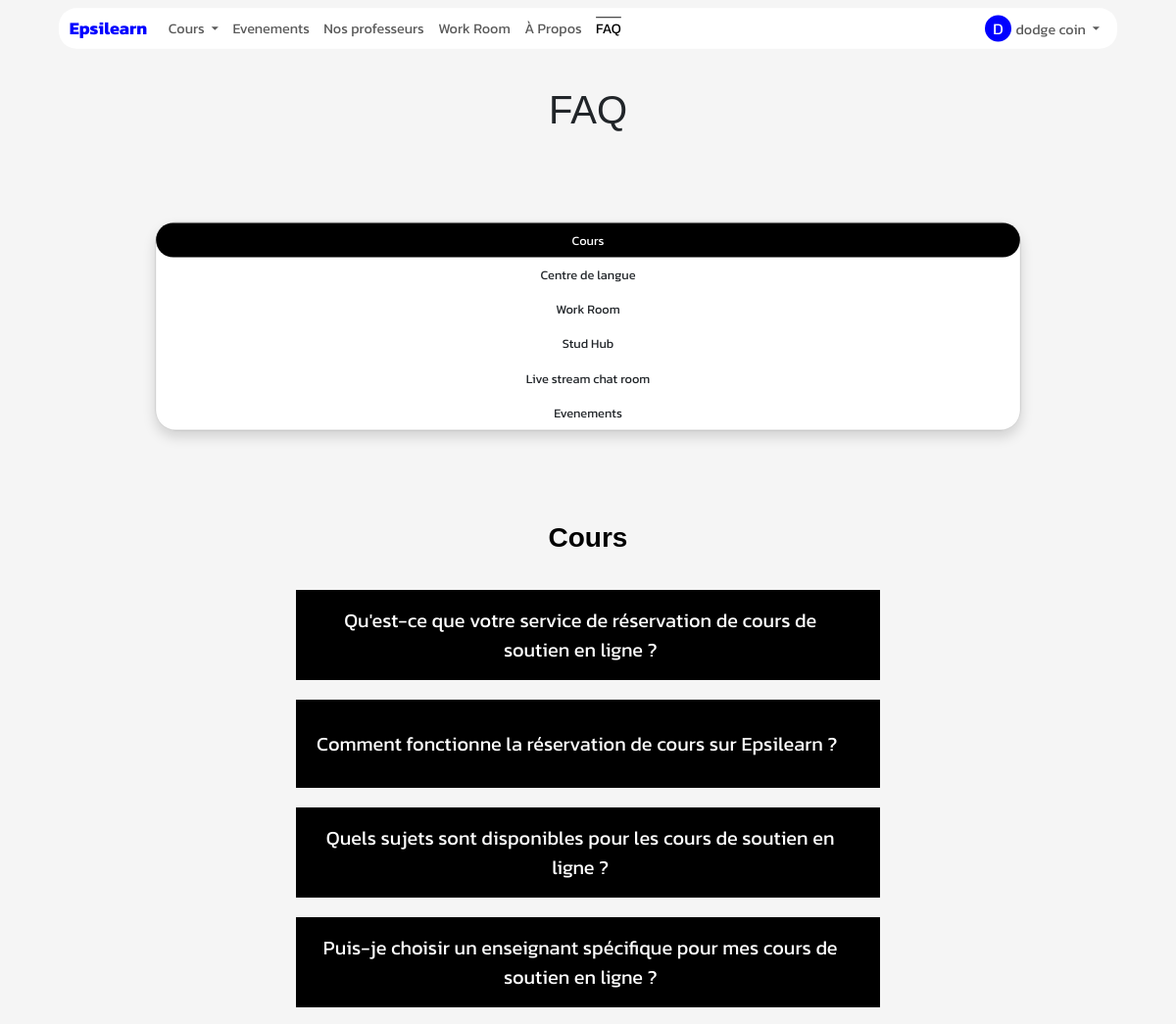
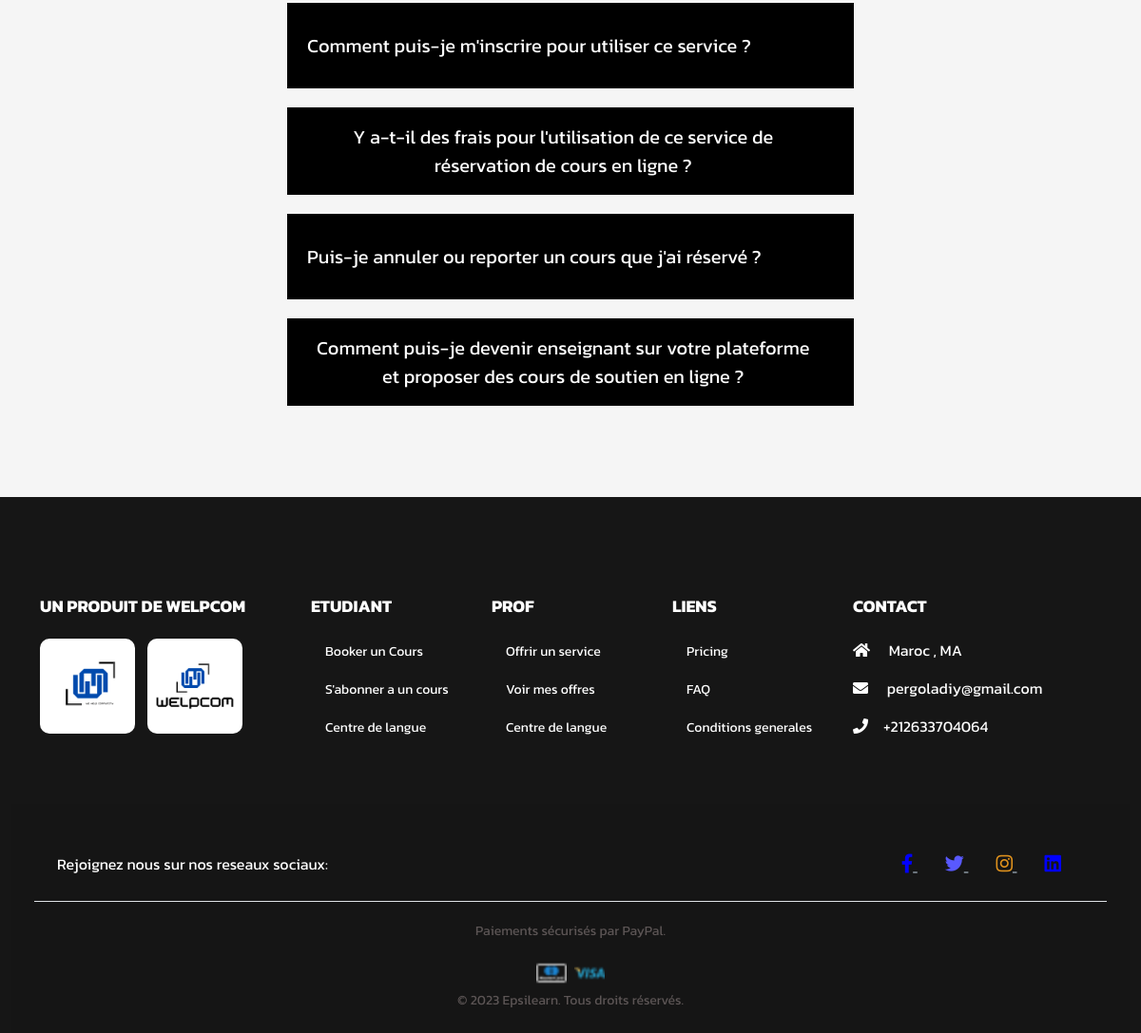
Screenshot of /faq (signed in) with the database file from the repository (2 pictures, top to bottom).
### App/Models/models.py (models this page shows, shortened)
class User(db.Model):
    id = db.Column(db.Integer, primary_key=True)
    nom = db.Column(db.String(50))
    prenom = db.Column(db.String(50))
    nationalite = db.Column(db.String(50))
    mail = db.Column(db.String(50))
    code = db.Column(db.String(50))
    pseudo=db.Column(db.String(200))
    date_naiss=db.Column(db.DateTime)
    ter = db.Column(db.String(50),default="non")
    age=db.Column(db.Integer)
    confirmer = db.Column(db.String(50),default="non")
    mdp=db.Column(db.String(50))
    photo=db.Column(db.String(50),default="static/Profil/unknown.jpg")
    password_reset_token = db.Column(db.String(100))
    password_reset_expiration = db.Column(db.DateTime)
    role=db.Column(db.String(200))
    etudiant= db.relationship('Etudiant', backref='acces_etudiant', foreign_keys='Etudiant.id_user_e')
    prof= db.relationship('Prof', backref='acces_prof', foreign_keys='Prof.id_user_p')
    autre= db.relationship('Autre', backref='acces_autre', foreign_keys='Autre.id_user_a')

### App/Main/routes_about.py (the view)
@MainBp.route('/faq')
def faq():
    return render_template('faq.html')

### App/Main/templates/faq.html (shortened to what this page needs)
{% extends "base.html" %}
{% block content %}
  <div class="container mt-5  animate-element" data-animation="fadeInUp" style="animation-duration: 1.4s;">
    <h1 class="text-center" style="font-family: Impact, Haettenschweiler, 'Arial Narrow Bold', sans-serif;">FAQ</h1>
    <div style="height: 50px;"></div>
    <div style="background-color: transparent;padding: 6px;border-radius: 28px;">
    <div class="card shadow" style="border-radius: 26px;scale: 0.8;">
      <div class="tab active" data-content="contenu1">Cours</div>
      <div class="tab" data-content="contenu2">Centre de langue</div>
      <div class="tab" data-content="contenu3">Work Room</div>
      <div class="tab" data-content="contenu4">Stud Hub</div>
      <div class="tab" data-content="contenu5">Live stream chat room</div>
      <div class="tab" data-content="contenu6">Evenements</div>
    </div>
  </div>
    <div class="cont-container">
      <div class="cont active" id="contenu1">
        <section class="FAQ__list__container">
            <h1 class="FAQ__heading" style="color: rgb(0, 0, 0);font-family: Impact, Haettenschweiler, 'Arial Narrow Bold', sans-serif;">Cours</h1>
            <div class="FAQ__list">
              <div class="FAQ__accordian">
                <button class="FAQ__title" >
                  Qu'est-ce que votre service de réservation de cours de soutien en ligne ?
                  <i class="fal fa-plus"></i>
                </button>
              </div>
              <div class="FAQ__accordian">
                <button class="FAQ__title">
                  Comment fonctionne la réservation de cours sur Epsilearn ?
                  <i class="fal fa-plus"></i>
                </button>
              </div>
              <div class="FAQ__accordian">
                <button class="FAQ__title">
                  Quels sujets sont disponibles pour les cours de soutien en ligne ?
                  <i class="fal fa-plus"></i>
                </button>
              </div>
              <div class="FAQ__accordian">
                <button class="FAQ__title">
                  Puis-je choisir un enseignant spécifique pour mes cours de soutien en ligne ?
                  <i class="fal fa-plus"></i>
                </button>
              </div>
              <div class="FAQ__accordian">
                <button class="FAQ__title">
                  Comment puis-je m'inscrire pour utiliser ce service ?
                  <i class="fal fa-plus"></i>
                </button>
              </div>
              <div class="FAQ__accordian">
                <button class="FAQ__title">
                  Y a-t-il des frais pour l'utilisation de ce service de réservation de cours en ligne ?
                  <i class="fal fa-plus"></i>
                </button>
              </div>
              <div class="FAQ__accordian">
                <button class="FAQ__title">
                  Puis-je annuler ou reporter un cours que j'ai réservé ?
                  <i class="fal fa-plus"></i>
                </button>
              </div>
              <div class="FAQ__accordian">
                <button class="FAQ__title">
                  Comment puis-je devenir enseignant sur votre plateforme et proposer des cours de soutien en ligne ?
                  <i class="fal fa-plus"></i>
                </button>
              </div>
            </div>
          </section>
    </div>
      </div>
    </div>
    <footer class="text-center text-lg-start  text-muted container-fluid" style="background-color: rgb(22, 22, 22);color: white;">
      <section class="footer-links">
        <div class="container text-center text-md-start mt-5">
          <div class="row mt-3">
            <div class="col-md-3 col-lg-4 col-xl-3 mx-auto mb-4">
              <h6 class="text-uppercase fw-bold mb-4 footer-title" style="color: rgb(255, 255, 255);font-family: 'Kanit';">
                Un produit de WELPCOM
              </h6>
              <p class="footer-text">
                <img src="static/image/2.png" alt="WELP Logo" style="width: 100px; height: 100px; margin-right: 10px;border-radius: 10px;">
                <img src="static/image/1.png" alt="WELP Logo" style="width: 100px; height: 100px; margin-right: 10px;border-radius: 10px;">
              </p>
            </div>
            <div class="col-md-2 col-lg-2 col-xl-2 mx-auto mb-4">
              <h6 class="text-uppercase fw-bold mb-4 footer-title" style="color: rgb(255, 255, 255);">
                etudiant
              </h6>
              <p style="color: rgb(255, 255, 255);">
                <a href="/discipline" class="text-reset footer-link" style="text-decoration: none;">Booker un Cours</a>
              </p>
              <p style="color: rgb(255, 255, 255);">
                <a href="/offreprof" class="text-reset footer-link" style="text-decoration: none;">S'abonner a un cours</a>
              </p>
              <p style="color: rgb(255, 255, 255);">
                <a href="/langue" class="text-reset footer-link" style="text-decoration: none;">Centre de langue</a>
              </p>
            </div>
            <div class="col-md-2 col-lg-2 col-xl-2 mx-auto mb-4">
              <h6 class="text-uppercase fw-bold mb-4 footer-title" style="color: rgb(255, 255, 255);">
                Prof
              </h6>
              <p style="color: rgb(255, 255, 255);">
                <a href="/offreprof" class="text-reset footer-link" style="text-decoration: none;">Offrir un service</a>
              </p>
              <p style="color: rgb(255, 255, 255);">
                <a href="/offre" class="text-reset footer-link" style="text-decoration: none;">Voir mes offres</a>
              </p>
              <p style="color: rgb(255, 255, 255);">
                <a href="/langue" class="text-reset footer-link" style="text-decoration: none;">Centre de langue</a>
              </p>
            </div>
            <div class="col-md-3 col-lg-2 col-xl-2 mx-auto mb-4">
              <h6 class="text-uppercase fw-bold mb-4 footer-title" style="color: rgb(255, 255, 255);">
                Liens
              </h6>
              <p style="color: rgb(255, 255, 255);">
                <a href="/pricing" class="text-reset footer-link" style="color: rgb(0, 0, 0);text-decoration: none;">Pricing</a>
              </p>
              <p style="color: rgb(255, 255, 255);">
                <a href="/faq" class="text-reset footer-link" style="color: rgb(0, 0, 0);text-decoration: none;">FAQ</a>
              </p>
              <p style="color: rgb(255, 255, 255);">
                <a href="/" class="text-reset footer-link" style="color: rgb(0, 0, 0);text-decoration: none;">Conditions generales</a>
              </p>
            </div>
            <div class="col-md-4 col-lg-3 col-xl-3 mx-auto mb-md-0 mb-4" style="color: white;">
              <h6 class="text-uppercase fw-bold mb-4 footer-title" style="color: rgb(255, 255, 255);">Contact</h6>
              <p class=""><i class="fas fa-home me-3 "></i> Maroc ,  MA</p>
              <p class="">
                <i class="fas fa-envelope me-3 "></i>
                pergoladiy@gmail.com
              </p>
              <p class=""><i class="fas fa-phone me-3 "></i>+212633704064</p>
            </div>
          </div>
        </div>
      </section>
      <div class="text-center p-4 footer-copyright">
          <section class="d-flex justify-content-center justify-content-lg-between p-4 border-bottom footer-social" id="contact">
            <div class="me-5 d-none d-lg-block">
              <span style="color: rgb(255, 255, 255);">Rejoignez nous sur nos reseaux sociaux:</span>
            </div>
            <div>
              <a href="#" class="me-4 link-secondary" >
                <i class="fab fa-facebook-f" style="color: blue;"></i>
              </a>
              <a href="#" class="me-4 link-secondary">
                <i class="fab fa-twitter" style="color: rgb(89, 89, 255);"></i>
              </a>
              <a href="#" class="me-4 link-secondary">
                <i class="fab fa-instagram" style="color: rgb(226, 147, 29);"></i>
              </a>
              <a href="#" class="me-4 link-secondary">
                <i class="fab fa-linkedin" style="color: blue;"></i>
              </a>
            </div>
          </section>
          <p class="">Paiements sécurisés par PayPal.</p>
          <div class="col">
            <img src="/static/image/carte.png" alt="" style="scale: 2;padding: 10px;">
            <img src="/static/image/visa.png" style="scale: 2;padding: 10px;" alt="">
          </div>
        © 2023 Epsilearn. Tous droits réservés.
      </div>
    </footer>
  </div>
{% endblock %}

### App/Main/templates/base.html (shortened to what this page needs)
<!DOCTYPE html>
<html>
<head>
    <link href="https://cdn.jsdelivr.net/npm/bootstrap@5.3.0/dist/css/bootstrap.min.css" rel="stylesheet">
    <link
    rel="stylesheet"
    href="https://pro.fontawesome.com/releases/v5.10.0/css/all.css"
  />
  <link rel="stylesheet" href="https://cdnjs.cloudflare.com/ajax/libs/animate.css/4.1.1/animate.min.css">
</head>
<body style="font-family: 'Kanit';">
 <div class="page-content hidden">
    {% block nav %}
    <nav class="navbar navbar-expand-lg navbar-light bg-transparent " style="display: flex;justify-content: center; height: 40px;scale: 0.9;z-index: 9999999999999999999999;" >
        <div class="container-fluid text-center" style="background-color: rgb(255, 255, 255);border-radius: 20px;z-index: 9;opacity: 1;margin-top: 20px;padding: 0 12px;">
            <a class="navbar-brand" href="/accueil" style="color: blue;">Epsilearn</a>
            <div class="collapse navbar-collapse" id="navbarNav">
                <ul class="navbar-nav" style="z-index: 99999999999999999;">
                    {% if user_type == 'professeur' %}
                    {% if np.us>0 %}
                    <style>
                        #prg{
                            color: brown;
                            font-weight: bold;
                        }
                    </style>
                    {% endif %}
                    {% if nd.us > 0 %}
                    <style>
                        #dmd{
                            color: brown;
                            font-weight: bold;
                        }
                    </style>
                    {% endif %}
                    <li class="nav-item dropdown" >
                        <a class="nav-link dropdown-toggle" href="#" id="navbarDropdownMenuLink" role="button" data-bs-toggle="dropdown" aria-expanded="false">
                            Cours
                        </a>
                        <ul class="dropdown-menu" aria-labelledby="navbarDropdownMenuLink">
                            <li><a id="prg" class="dropdown-item" href="/programme">Programmes{% if np.us > 0 %}({{np.us}}){% endif %}</a></li>
                            <li><a id="dmd" class="dropdown-item" href="/demande">Demandes{% if nd.us > 0 %}({{nd.us}}){% endif %}</a></li>
                            <li><a class="dropdown-item" href="/offre">Offres</a></li>
                            <li><a class="dropdown-item" href="/cours-crees">Mes services</a></li>
                        </ul>
                    </li>
                    <li class="nav-item">
                        <a class="nav-link" id="evenement" href="/evenement">Evenements</a>
                    </li>
                    <li class="nav-item">
                        <a class="nav-link"  id="workroom" href="/chambrepomodoro">Work Room</a>
                    </li>
                    <li class="nav-item">
                        <a class="nav-link" id="about"  href="/about">À Propos</a>
                    </li>
                    <li class="nav-item">
                        <a class="nav-link" id="faq"  href="/faq">FAQ</a>
                    </li>
                    {% elif user_type == 'etudiant' %}
                    <li class="nav-item dropdown">
                        <a class="nav-link dropdown-toggle"  href="#" id="navbarDropdownMenuLink"  role="button" data-bs-toggle="dropdown" aria-expanded="false">
                            Cours
                        </a>
                    </li>
                    <li class="nav-item">
                        <a class="nav-link" id="evenement" href="/evenement">Evenements</a>
                    </li>
                    <li class="nav-item">
                      <a class="nav-link" id="listeprof" href="/listeprof">Nos professeurs</a>
                  </li>
                  <li class="nav-item">
                    <a class="nav-link"  id="workroom" href="/chambrepomodoro">Work Room</a>
                  </li>
                <li class="nav-item">
                    <a class="nav-link" id="about" href="/about">À Propos</a>
                </li>
                  <li class="nav-item">
                    <a class="nav-link" id="faq"  href="/faq">FAQ</a>
                </li>
                    {% endif %}
                </ul>
                <ul class="navbar-nav ms-auto">
                    {% if current_user %}
                    <li class="nav-item dropdown">
                        <a class="nav-link dropdown-toggle" href="#" id="navbarDropdownMenuLink2" role="button" data-bs-toggle="dropdown" aria-expanded="false">
                            <span class="user-initials">{{ current_user.nom|first }}</span>{{ current_user.nom }} {{ current_user.prenom }}
                        </a>
                    </li>
                    {% endif %}
                </ul>
            </div>
        </div>
    </nav>
    {% endblock %}
    <div  style="font-family:'Kanit';overflow-x:hidden;overflow-y: hidden;">
        {% block content %}
        {% endblock %}
    </div>
</body>
</html>

### rows the page displays
User: nom|first "D", nom "dodge", prenom "coin"
